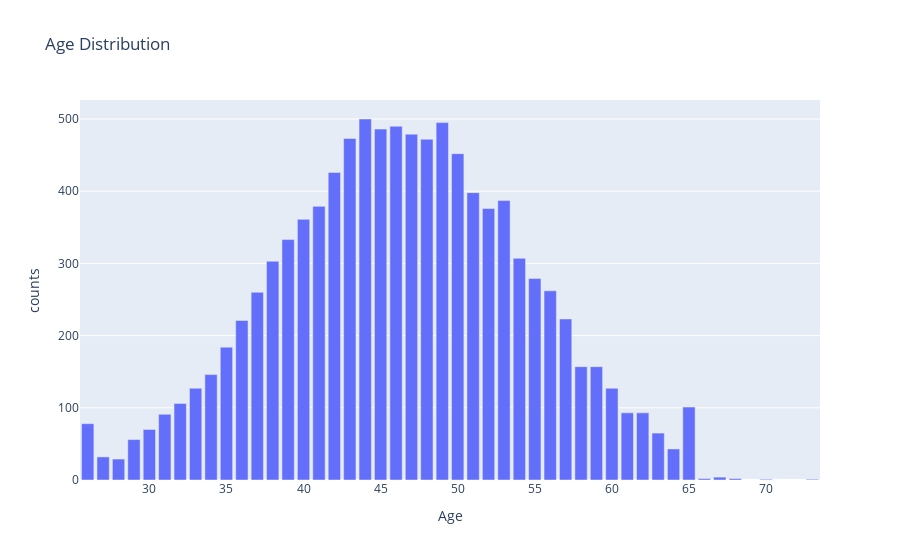

The cell this chart's notebook holds for it:
### Markdown cell above
### Age distribution

### Code cell
age_df = bank_df.groupby(['Customer_Age']).size().reset_index(name='counts')
fig = px.bar(age_df, x='Customer_Age', y='counts', labels={'Customer_Age':'Age'}, title='Age Distribution')
fig.show()

### Figure 1 — Plotly figure (JSON) as saved in the notebook; plotly's stock layout.template omitted (floating-point values rounded to 4 significant figures)
{"data": [{"alignmentgroup": "True", "hovertemplate": "Age=%{x}<br>counts=%{y}<extra></extra>", "legendgroup": "", "marker": {"color": "#636efa", "pattern": {"shape": ""}}, "name": "", "offsetgroup": "", "orientation": "v", "showlegend": false, "textposition": "auto", "type": "bar", "x": [26, 27, 28, 29, 30, 31, 32, 33, 34, 35, 36, 37, 38, 39, 40, 41, 42, 43, 44, 45, 46, 47, 48, 49, 50, 51, 52, 53, 54, 55, 56, 57, 58, 59, 60, 61, 62, 63, 64, 65, 66, 67, 68, 70, 73], "xaxis": "x", "y": [78, 32, 29, 56, 70, 91, 106, 127, 146, 184, 221, 260, 303, 333, 361, 379, 426, 473, 500, 486, 490, 479, 472, 495, 452, 398, 376, 387, 307, 279, 262, 223, 157, 157, 127, 93, 93, 65, 43, 101, 2, 4, 2, 1, 1], "yaxis": "y"}], "layout": {"barmode": "relative", "legend": {"tracegroupgap": 0}, "title": {"text": "Age Distribution"}, "xaxis": {"anchor": "y", "domain": [0, 1], "title": {"text": "Age"}}, "yaxis": {"anchor": "x", "domain": [0, 1], "title": {"text": "counts"}}}}
